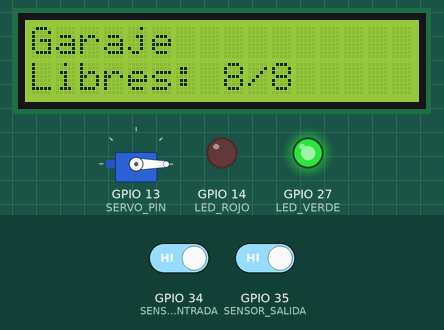
A sketch run on a simulated ESP32. Shown: servo, 16×2 character LCD, output pins drawn as LEDs (lit = HIGH). The test bench sets the inputs (shaded band); at power-on: GPIO 34 (SENSOR_ENTRADA) HIGH, GPIO 35 (SENSOR_SALIDA) HIGH. WiFi joins after 1.5 s; servers stay silent unless stated; uploads are accepted with an empty reply; what the sketch prints to the serial monitor is not drawn.

Above: at 2.7 s.
2.8 s: GPIO 34 (SENSOR_ENTRADA) driven LOW
At 4.0 s:
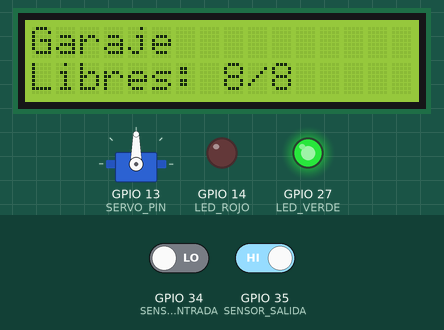
5.8 s: GPIO 35 (SENSOR_SALIDA) driven LOW
At 6.5 s:
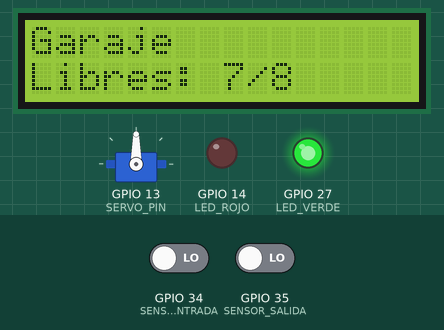
Timing chart, 0 to 8.8 s (numbered marks = the images above; inputs shaded):
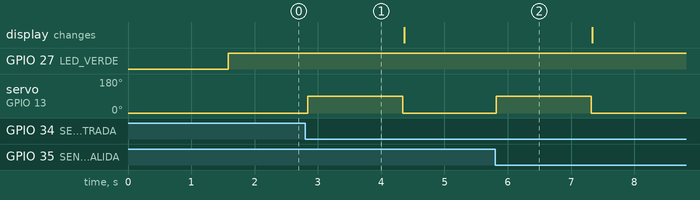

Measured:
- after the input at 2.8 s, servo on GPIO 13 (SERVO_PIN): 0° → 90° at once, → 0° 1.5 s later
- after the input at 5.8 s, servo on GPIO 13 (SERVO_PIN): 0° → 90° at once, → 0° 1.5 s later

The sketch:

codigo_garaje.ino
```cpp
#include <WiFi.h>
#include <WebServer.h>
#include <HTTPClient.h>
#include <ArduinoJson.h>
#include <ESP32Servo.h>
#include <Wire.h>
#include <LiquidCrystal_I2C.h>

const char* ssid = "BigDj";
const char* password = "BIGDJ111";
const char* SERVER_URL = "https://grupoeos.com.co/api/recibir_datos.php";
const char* API_KEY = "clave_secreta_proyecto_2025";

WebServer server(80);
LiquidCrystal_I2C lcd(0x27, 16, 2);
Servo servo;

#define SENSOR_ENTRADA 34
#define SENSOR_SALIDA  35
#define SERVO_PIN      13
#define LED_ROJO       14
#define LED_VERDE      27

int espacios = 8;
const int MAX_ESPACIOS = 8;
unsigned long ultimoEnvio = 0;
const unsigned long INTERVALO_ENVIO = 5000;
bool entradaActiva = false;
bool salidaActiva = false;

void setup() {
  Serial.begin(115200);
  pinMode(SENSOR_ENTRADA, INPUT_PULLUP);
  pinMode(SENSOR_SALIDA, INPUT_PULLUP);
  pinMode(LED_ROJO, OUTPUT);
  pinMode(LED_VERDE, OUTPUT);
  digitalWrite(LED_ROJO, LOW);
  digitalWrite(LED_VERDE, LOW);
  servo.attach(SERVO_PIN);
  servo.write(0);
  lcd.init(); lcd.backlight();
  actualizarLCD();

  WiFi.begin(ssid, password);
  while (WiFi.status() != WL_CONNECTED) delay(500);
  Serial.println("IP: " + WiFi.localIP().toString());

  server.on("/estado", []() {
    String json = "{\"espacios\":" + String(espacios) + ",\"disponibles\":" + String(espacios) + "}";
    server.send(200, "application/json", json);
  });
  server.begin();
}

void loop() {
  server.handleClient();

  bool entrada = !digitalRead(SENSOR_ENTRADA);
  bool salida = !digitalRead(SENSOR_SALIDA);

  if (entrada && !entradaActiva && espacios > 0) {
    entradaActiva = true;
    espacios--;
    abrirTalanquera();
    actualizarLCD();
    enviarDatos();
  } else if (!entrada) entradaActiva = false;

  if (salida && !salidaActiva && espacios < MAX_ESPACIOS) {
    salidaActiva = true;
    espacios++;
    abrirTalanquera();
    actualizarLCD();
    enviarDatos();
  } else if (!salida) salidaActiva = false;

  // LEDs indicadores
  digitalWrite(LED_ROJO, espacios == 0 ? HIGH : LOW);
  digitalWrite(LED_VERDE, espacios > 0 ? HIGH : LOW);

  if (millis() - ultimoEnvio >= INTERVALO_ENVIO) {
    ultimoEnvio = millis();
    enviarDatos();
  }
  delay(50);
}

void abrirTalanquera() {
  servo.write(90);
  delay(1500);
  servo.write(0);
}

void actualizarLCD() {
  lcd.clear();
  lcd.setCursor(0,0);
  lcd.print("Garaje");
  lcd.setCursor(0,1);
  lcd.print("Libres: ");
  lcd.print(espacios);
  lcd.print("/");
  lcd.print(MAX_ESPACIOS);
}

void enviarDatos() {
  if (WiFi.status() != WL_CONNECTED) return;
  StaticJsonDocument<200> doc;
  doc["api_key"] = API_KEY;
  doc["modulo"] = "garaje";
  doc["espacios_libres"] = espacios;
  doc["total"] = MAX_ESPACIOS;
  String json; serializeJson(doc, json);
  HTTPClient http;
  http.begin(SERVER_URL);
  http.addHeader("Content-Type", "application/json");
  http.addHeader("X-API-Key", API_KEY);
  int code = http.POST(json);
  if (code == 200) Serial.println("Datos garaje enviados");
  else Serial.printf("Error %d\n", code);
  http.end();
}
```
